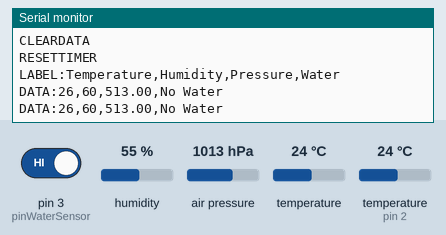
Recording of a sketch running on a simulated Arduino Uno, built with avr-gcc and run on an emulated ATmega328P. Parts: the last lines printed to the serial monitor. The inputs (shaded band) are chosen by the test bench; at power-on: pin 3 (pinWaterSensor) HIGH, humidity 55 %, air pressure 1013 hPa, temperature (sensor on pin 2) 24 °C, temperature 24 °C.

Above: at 2.3 s.
2.4 s: pin 3 (pinWaterSensor) driven LOW
At 4.1 s:
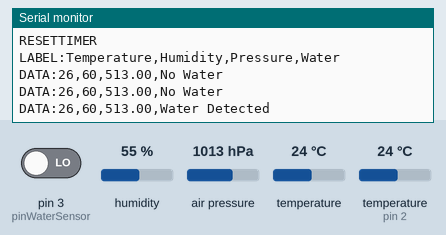
6.2 s: humidity set to 22 %
At 6.9 s:
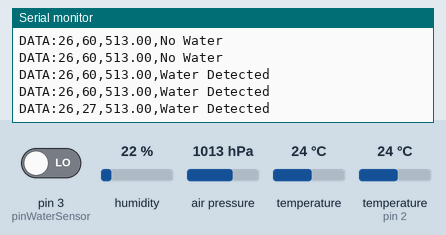
8.3 s: air pressure set to 952 hPa
At 10.2 s:
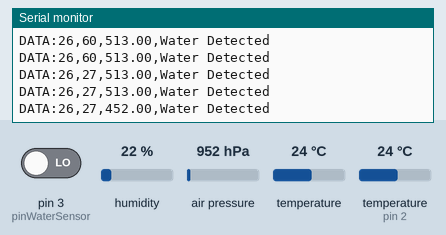
10.4 s: temperature (sensor on pin 2) set to 12 °C
At 11.6 s:
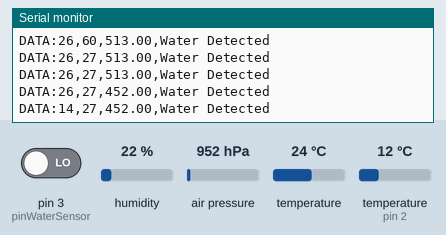
12.5 s: air pressure set to 975 hPa
At 13.6 s:
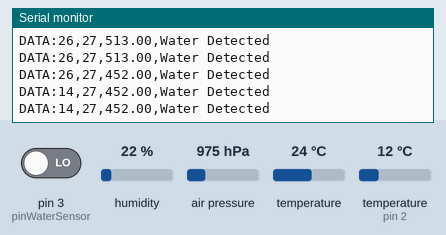
14.6 s: pin 3 (pinWaterSensor) driven HIGH
At 16.3 s:
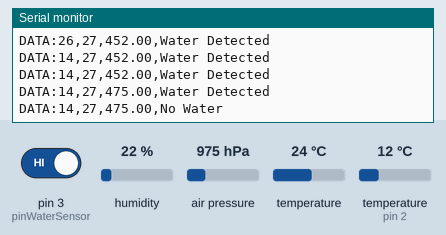
Timing chart, 0 to 17.7 s (numbered marks = the images above; inputs shaded):
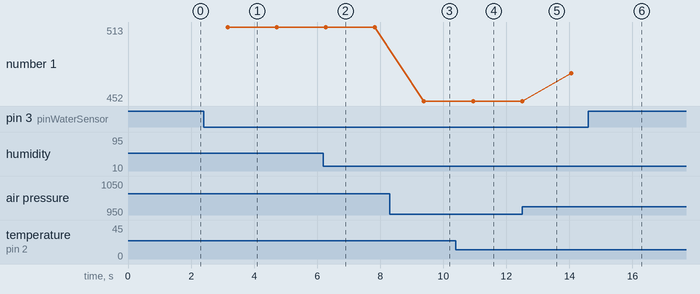

The sketch:

main.ino
```cpp
#include <SimpleDHT.h>
#include <Wire.h>
#include <SFE_BMP180.h>

// ----- Pin definitions -----
const int pinDHT11 = 2;         // DHT11 data pin
const int pinWaterSensor = 3;   // Water sensor digital pin (Test/D0)

// ----- Sensor objects -----
SimpleDHT11 dht11(pinDHT11);
SFE_BMP180 bmp;

// ----- Calibration offsets -----
const int tempOffset = 2;       // °C correction for DHT11
const int humOffset = 5;        // %RH correction for DHT11
const double pressureOffset = -500; // Pa correction for BMP180

// Function prototype
void readBmpSensor(double &pressure);

void setup() {
  Serial.begin(9600);
  Serial.println("CLEARDATA");
  Serial.println("RESETTIMER");
  Serial.println("LABEL:Temperature,Humidity,Pressure,Water");

  // BMP180 initialization
  if (!bmp.begin()) {
    Serial.println("BMP180 init fail!");
    while (1);
  }

  // Water sensor pin setup
  pinMode(pinWaterSensor, INPUT);
}

void loop() {
  // --- Read DHT11 ---
  byte temperature = 0;
  byte humidity = 0;
  int err = dht11.read(&temperature, &humidity, NULL);

  double pressure = 0;

  if (err == SimpleDHTErrSuccess) {
    // Apply DHT11 calibration
    int calibratedTemp = (int)temperature + tempOffset;
    int calibratedHum  = (int)humidity + humOffset;

    // --- Read BMP180 ---
    readBmpSensor(pressure);
    pressure += pressureOffset;

    // --- Read Water Sensor ---
    int waterState = digitalRead(pinWaterSensor); // LOW = water detected

    // --- Print readings to virtual terminal ---
    Serial.print("DATA:");
    Serial.print(calibratedTemp); Serial.print(",");
    Serial.print(calibratedHum);  Serial.print(",");
    Serial.print(pressure);       Serial.print(",");
    Serial.println(waterState == LOW ? "Water Detected" : "No Water");

  } else {
    Serial.print("DHT11 read error: ");
    Serial.println(err);
  }

  delay(1500); // DHT11 max rate ~1 Hz
}

// ----- Read BMP180 -----
void readBmpSensor(double &P) {
  char status;
  double T;

  status = bmp.startTemperature();
  if (status != 0) {
    delay(status);
    status = bmp.getTemperature(T);
    if (status != 0) {
      status = bmp.startPressure(3); // oversampling=3
      if (status != 0) {
        delay(status);
        status = bmp.getPressure(P, T);
        if (status == 0) {
          Serial.println("BMP180 read error");
        }
      } else Serial.println("BMP180 startPressure error");
    } else Serial.println("BMP180 getTemperature error");
  } else Serial.println("BMP180 startTemperature error");
}
```

Measured:
- after the input at 2.4 s, the serial monitor: prints a new line after 0.77 s (image 1)
- after the input at 6.2 s, the serial monitor: prints a new line after 0.08 s (image 2)
- after the input at 8.3 s, the serial monitor: prints a new line after 1.1 s (image 3)
- after the input at 10.4 s, the serial monitor: prints a new line after 0.54 s (image 4)
- after the input at 14.6 s, the serial monitor: prints a new line after 1.0 s (image 6)
- plotted number 1: 513 → 452 after the input at 8.3 s, 452 → 475 after the input at 12.5 s
